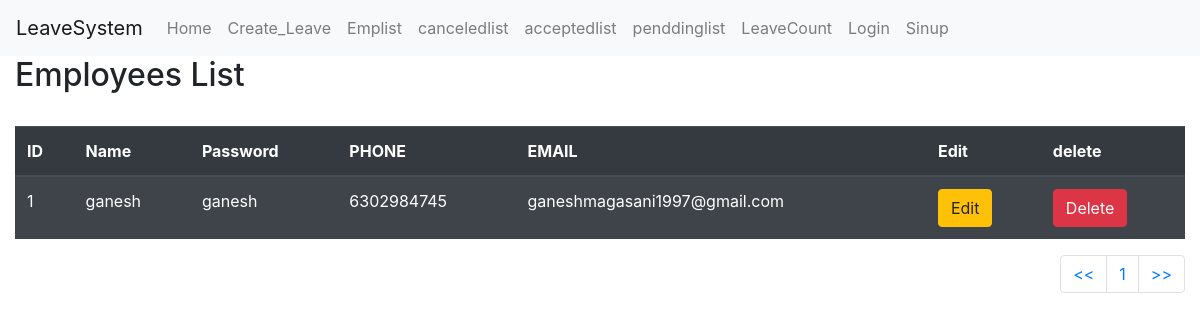
Page /allemp/ (signed in) on the earlier database version.
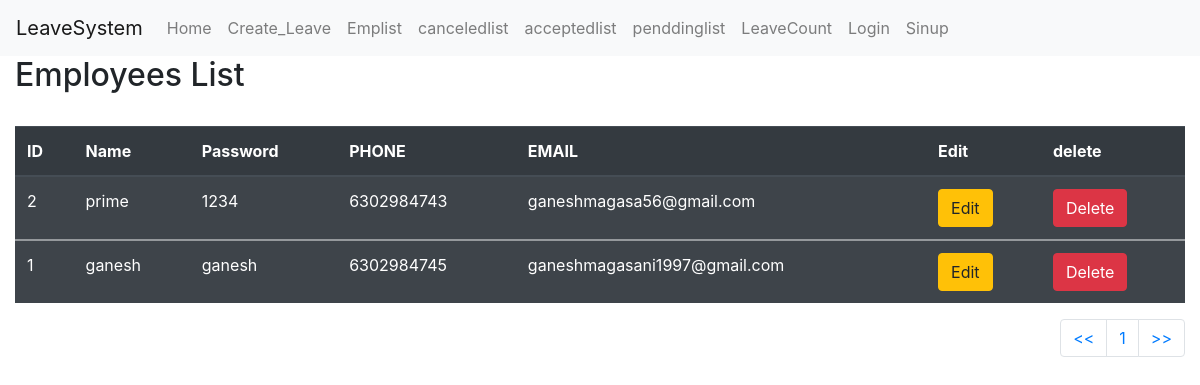
Same page on the later database version.
### Leave/models.py (models this page shows, shortened)
class Employee_Detail(models.Model):
    Employee_Name = models.CharField(max_length=30)
    password = models.CharField( max_length=30)
    Primary_Phone = models.CharField(max_length=12 )
    Email = models.EmailField(max_length=50)

### Leave/views.py (the view)
# urls.py: path('allemp/', views.all_emp, name='allemp'),
def all_emp(request):
    if request.user.is_authenticated:
        emp = Employee_Detail.objects.all().order_by('-id')
        paginator = Paginator(emp,5)
        page = request.GET.get('pg')
        emp = paginator.get_page(page)
        return render(request, "Leave/allemp.html",{'emp':emp})
    else:
        messages.error(request, ("Viwing Employees not allowed Admin can only view all employeelist!!!!."))
        return redirect('home')

### templates/Leave/allemp.html (shortened to what this page needs)
{% extends "common.html" %}
{% block contant %}
    <div><h2>Employees List </h2></div><br>
    <table class="table table-striped table-dark">
  <thead>
    <tr>
      <th scope="col">ID</th>
      <th scope="col">Name</th>
      <th scope="col">Password</th>
      <th scope="col">PHONE</th>
        <th scope="col">EMAIL</th>
        <th scope="col">Edit</th>
        <th scope="col" >delete</th>
    </tr>
  </thead>
                <tbody>
                {% if emp %}
                    {% for e in emp %}
                           <tbody>
                                    <tr>
                                      <td>{{ e.id }}</td>
                                      <td>{{ e.Employee_Name }}</td>
                                      <td>{{ e.password}}</td>
                                      <td>{{ e.Primary_Phone }}</td>
                                      <td>{{ e.Email }}</td>
                                      <td ><a href="{% url 'updateemp' e.id %}"><button type="button" class="btn btn-warning">Edit</button></a></td>
                                      <td ><a href="{% url 'daleteemp' e.id %}"><button type="button" class="btn btn-danger">Delete</button></a></td>
                                    </tr>
                    {% endfor %}
                {% endif %}
                </tbody>
        </table>
        <nav aria-label="Page navigation example">
            <ul class="pagination justify-content-end">
                <li class="page-item"> <a class="page-link" href="?pg=1"><<</a></li>
                <li class="page-item"><a class="page-link" href="?pg={{ emp.number }}">{{ emp.number }}</a></li>
                <li class="page-item"><a class="page-link" href="?pg={{ emp.paginator.num_pages }}">>></a></li>
            </ul>
        </nav>
{% endblock %}

Differences in the rows shown:
added Employee_Detail: id "2", Employee_Name "prime", password "1234", Primary_Phone "6302984743", Email "ganeshmagasa56@gmail.com"
